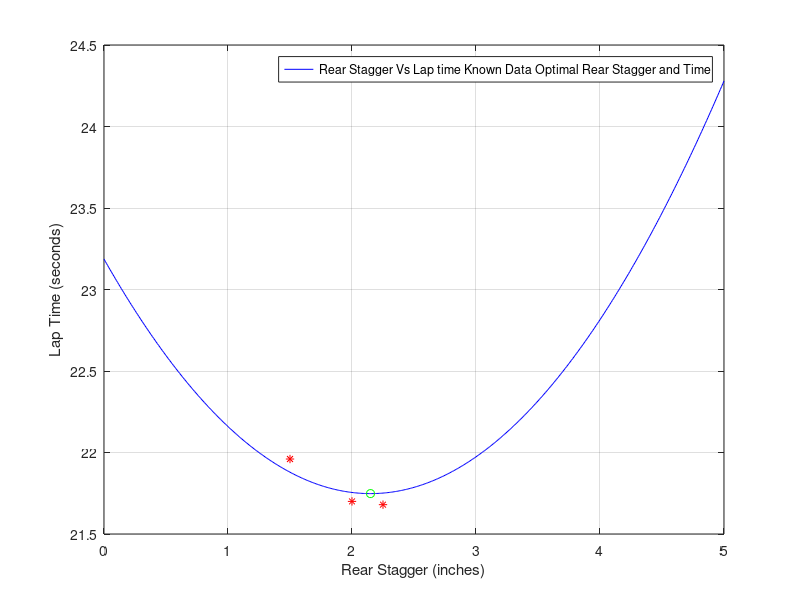

Recreate this plot in MATLAB.
%% Input data
    x = [1.0; 2.0; 3.0; 1.5; 2.5; 3.5; 2.25];
    y = [22.14; 21.70; 22.08; 21.96; 21.79; 22.27; 21.68];

%% Vandermonde matrix 
    A = [ones(size(x)), x, x.^2];

    %disp(A)

    Beta = pinv(A) * y;

    %disp (Beta);
   

%% regression fit math
    y_hat = Beta(1) + Beta(2) * x + Beta(3) * x.^2;
    y_avg = mean(y);
    n = length(y);
    p = 2;
    %%=========
    ss_res = sum((y - y_hat).^ 2);
    ss_t = sum((y - y_avg) .^2);
    %%=========
    R_sqrd = 1 - (ss_res / ss_t);
    R_sqrd_adj = 1 - ((1-R_sqrd) * (n-1) / (n - p - 1));

%% Regression Fit model
    
    fprintf("\n\tRegression fit Model.\n");
    fprintf("\tR-squared: %.4f\n", R_sqrd);
    fprintf("\tAdjusted R-squared: %.4f\n", R_sqrd_adj);

%% Plot math
    xplt = (0.0:0.01:5.0);
    % disp(xplt);
%%Regression Model yplt == y_hat of x plot 
    yplt = Beta(1) + Beta(2) * xplt + Beta(3) * xplt.^2;
   

%%optimization

    x_opt = (-Beta(2) / (2 * Beta(3)));
    y_min = Beta(1) + Beta(2) * x_opt + Beta(3) * x_opt ^ 2;
    
%% optimized print statments
    fprintf("\n\tRear Stagger settings and lap time.\n");
    fprintf("\tRear Stagger (RS optimized): %.3f inches \t \n", x_opt);
    fprintf("\tLap time for optimized RS %.3f seconds \n", y_min);

%%PLOTS
    
    plot(xplt,yplt,"b-");
    hold on;
    % bounding x and y for 3 data points
    xredplt = x([2, 4, 7]); % limited data bounds for x
    yredplt =y([2, 4, 7]); % limited data bounds for y
    %plot(x, y, 'r*');
    plot(xredplt, yredplt, 'r*');
    plot(x_opt, y_min, "go");
    xlabel("Rear Stagger (inches)");
    ylabel("Lap Time (seconds)");
    legend(["Rear Stagger Vs Lap time ", "Known Data", " Optimal Rear Stagger and Time"])
    grid on
    hold off;